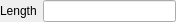
<?xml version="1.0" encoding="UTF-8"?>
<ui version="4.0">
 <class>LengthSettingsWidget</class>
 <widget class="QWidget" name="LengthSettingsWidget">
  <property name="geometry">
   <rect>
    <x>0</x>
    <y>0</y>
    <width>176</width>
    <height>21</height>
   </rect>
  </property>
  <property name="windowTitle">
   <string>Form</string>
  </property>
  <layout class="QGridLayout" name="gridLayout">
   <property name="leftMargin">
    <number>0</number>
   </property>
   <property name="topMargin">
    <number>0</number>
   </property>
   <property name="rightMargin">
    <number>0</number>
   </property>
   <property name="bottomMargin">
    <number>0</number>
   </property>
   <item row="0" column="0">
    <widget class="QLabel" name="lblLength">
     <property name="text">
      <string>Length</string>
     </property>
    </widget>
   </item>
   <item row="0" column="1">
    <widget class="QLineEdit" name="leLength"/>
   </item>
  </layout>
 </widget>
 <resources/>
 <connections/>
</ui>
